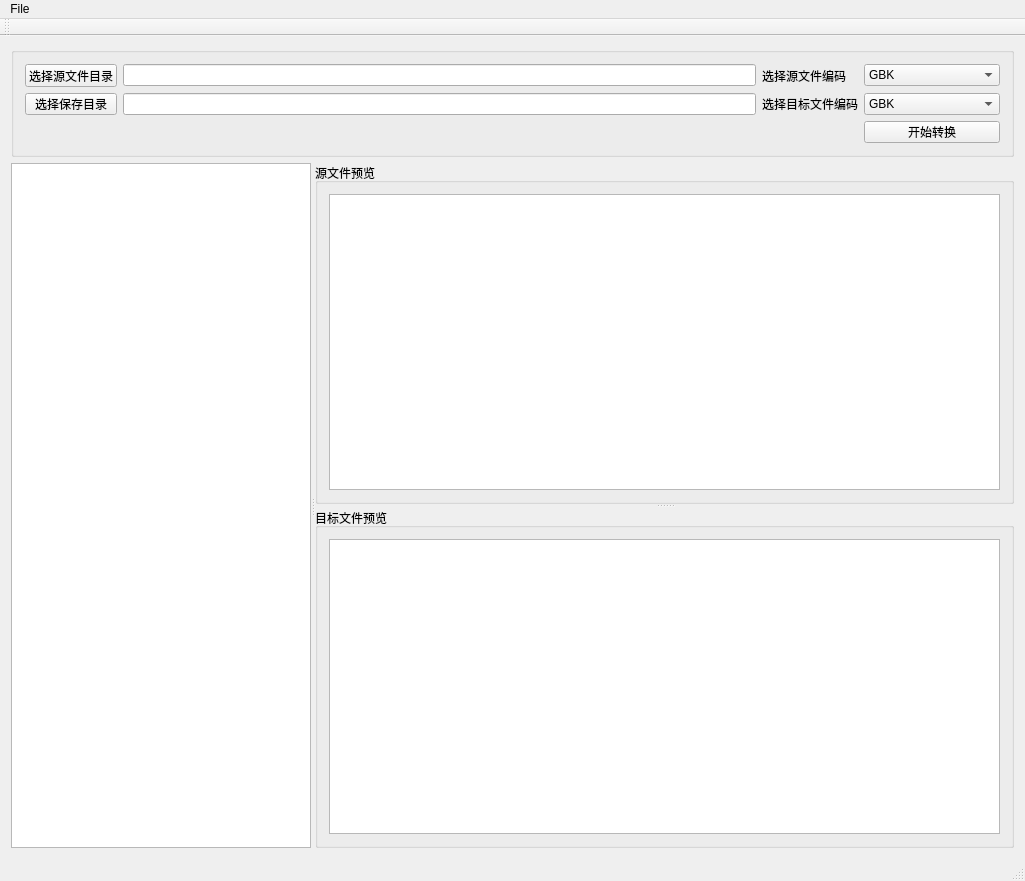
<?xml version="1.0" encoding="UTF-8"?>
<ui version="4.0">
 <class>EncodingConverterClass</class>
 <widget class="QMainWindow" name="EncodingConverterClass">
  <property name="geometry">
   <rect>
    <x>0</x>
    <y>0</y>
    <width>1025</width>
    <height>881</height>
   </rect>
  </property>
  <property name="windowTitle">
   <string>EncodingConverter</string>
  </property>
  <widget class="QWidget" name="centralWidget">
   <layout class="QVBoxLayout" name="verticalLayout">
    <item>
     <widget class="QGroupBox" name="groupBox_2">
      <property name="maximumSize">
       <size>
        <width>16777215</width>
        <height>110</height>
       </size>
      </property>
      <property name="title">
       <string/>
      </property>
      <layout class="QGridLayout" name="gridLayout">
       <item row="0" column="0">
        <widget class="QPushButton" name="btnSrcDir">
         <property name="sizePolicy">
          <sizepolicy hsizetype="Preferred" vsizetype="Preferred">
           <horstretch>0</horstretch>
           <verstretch>0</verstretch>
          </sizepolicy>
         </property>
         <property name="text">
          <string>选择源文件目录</string>
         </property>
        </widget>
       </item>
       <item row="0" column="1">
        <widget class="QLineEdit" name="srcDirText">
         <property name="readOnly">
          <bool>true</bool>
         </property>
        </widget>
       </item>
       <item row="0" column="2">
        <widget class="QLabel" name="label">
         <property name="text">
          <string>选择源文件编码</string>
         </property>
        </widget>
       </item>
       <item row="0" column="3">
        <widget class="QComboBox" name="cboSrcEn">
         <item>
          <property name="text">
           <string>GBK</string>
          </property>
         </item>
         <item>
          <property name="text">
           <string>UTF-8 with BOM</string>
          </property>
         </item>
         <item>
          <property name="text">
           <string>UTF-8 without BOM</string>
          </property>
         </item>
        </widget>
       </item>
       <item row="1" column="0">
        <widget class="QPushButton" name="btnDstDir">
         <property name="sizePolicy">
          <sizepolicy hsizetype="Preferred" vsizetype="Preferred">
           <horstretch>0</horstretch>
           <verstretch>0</verstretch>
          </sizepolicy>
         </property>
         <property name="text">
          <string>选择保存目录</string>
         </property>
        </widget>
       </item>
       <item row="1" column="1">
        <widget class="QLineEdit" name="dstDirText">
         <property name="readOnly">
          <bool>true</bool>
         </property>
        </widget>
       </item>
       <item row="1" column="2">
        <widget class="QLabel" name="label_2">
         <property name="text">
          <string>选择目标文件编码</string>
         </property>
        </widget>
       </item>
       <item row="1" column="3">
        <widget class="QComboBox" name="cboDstEn">
         <item>
          <property name="text">
           <string>GBK</string>
          </property>
         </item>
         <item>
          <property name="text">
           <string>UTF-8 with BOM</string>
          </property>
         </item>
         <item>
          <property name="text">
           <string>UTF-8 without BOM</string>
          </property>
         </item>
        </widget>
       </item>
       <item row="2" column="3">
        <widget class="QPushButton" name="btnStart">
         <property name="text">
          <string>开始转换</string>
         </property>
        </widget>
       </item>
      </layout>
     </widget>
    </item>
    <item>
     <widget class="QSplitter" name="splitter_2">
      <property name="orientation">
       <enum>Qt::Horizontal</enum>
      </property>
      <widget class="QTreeView" name="treeView">
       <property name="maximumSize">
        <size>
         <width>300</width>
         <height>16777215</height>
        </size>
       </property>
      </widget>
      <widget class="QSplitter" name="splitter">
       <property name="orientation">
        <enum>Qt::Vertical</enum>
       </property>
       <widget class="QGroupBox" name="groupBox_3">
        <property name="title">
         <string>源文件预览</string>
        </property>
        <layout class="QHBoxLayout" name="horizontalLayout_2">
         <item>
          <widget class="QTextEdit" name="srcPreview">
           <property name="readOnly">
            <bool>true</bool>
           </property>
          </widget>
         </item>
        </layout>
       </widget>
       <widget class="QGroupBox" name="groupBox_4">
        <property name="title">
         <string>目标文件预览</string>
        </property>
        <layout class="QHBoxLayout" name="horizontalLayout">
         <item>
          <widget class="QTextEdit" name="dstPreview"/>
         </item>
        </layout>
       </widget>
      </widget>
     </widget>
    </item>
   </layout>
  </widget>
  <widget class="QMenuBar" name="menuBar">
   <property name="geometry">
    <rect>
     <x>0</x>
     <y>0</y>
     <width>1025</width>
     <height>23</height>
    </rect>
   </property>
   <widget class="QMenu" name="menuFile">
    <property name="title">
     <string>File</string>
    </property>
    <addaction name="actOpenDir"/>
   </widget>
   <addaction name="menuFile"/>
  </widget>
  <widget class="QToolBar" name="mainToolBar">
   <attribute name="toolBarArea">
    <enum>TopToolBarArea</enum>
   </attribute>
   <attribute name="toolBarBreak">
    <bool>false</bool>
   </attribute>
  </widget>
  <widget class="QStatusBar" name="statusBar"/>
  <action name="actOpenDir">
   <property name="text">
    <string>Open</string>
   </property>
  </action>
 </widget>
 <layoutdefault spacing="6" margin="11"/>
 <resources>
  <include location="encodingconverter.qrc"/>
 </resources>
 <connections/>
</ui>
